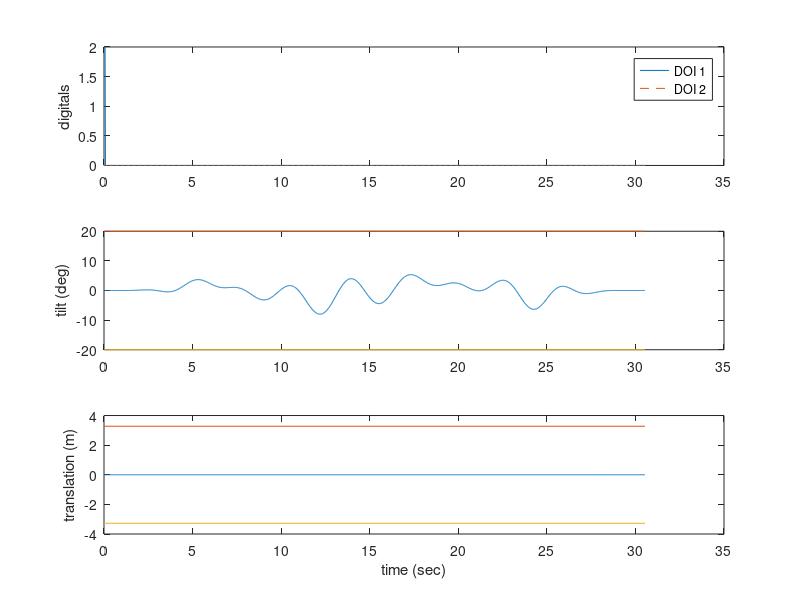
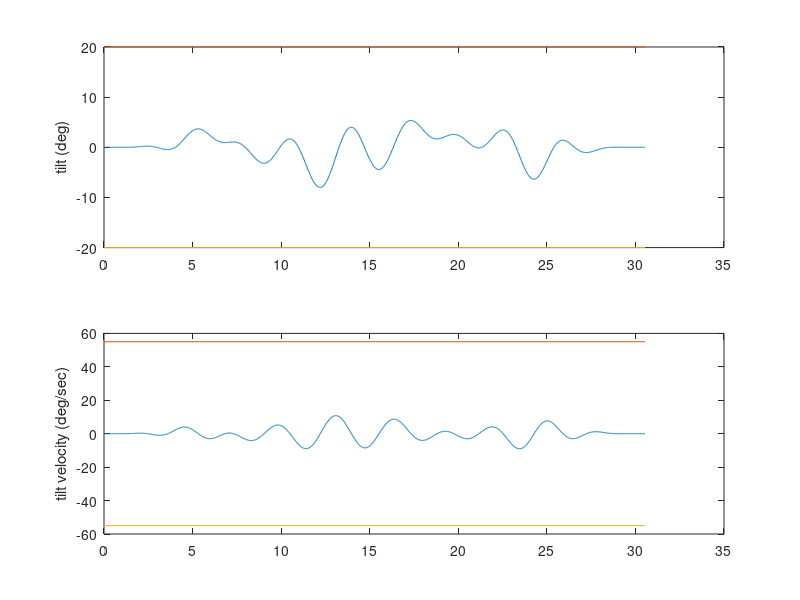
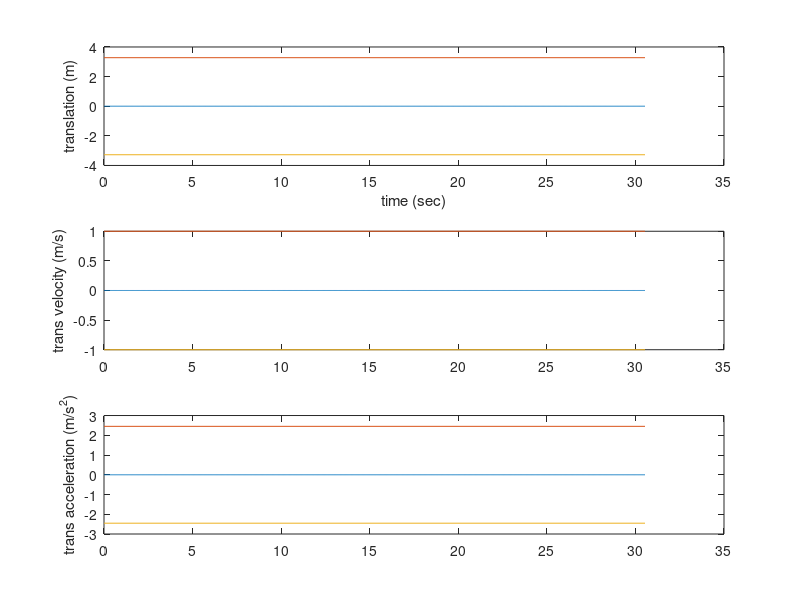

The MATLAB source for these figures, in order: (Note: this script raises an error after producing the figures.)
% TTSprofiles_lannaloop.m
% Build profiles for SOE1B Tilt Translation Sled
% Simple sin wave tilt

% UPDATED on 9/30/2022

% Sled translation (S) = 5080 DAcounts/inch, + = forward, rightward (opposite door)
% Tilt rotation (R) = 200 DAcounts/deg, + = forward, rightward (opposite door) <- CONFIRM?
% dio1 = eye calibration LEDs and timer, 32 bit unsigned integer (binary coded decimal)
%        bits 0 = start/stop of profiles that is recorded on video inserter
%        bit 5 (32) = restart timer
% dio2 = onboard/monitor lighting, 1=on,0=off
%-----------------------------------------------------------------------------------------
clc; clear all; close all;
code_path= pwd;

% default scale factors
Ssf = 5080/.0254;   % DAC counts/m, based upon there being 5080 counts per inch, and converting to meters. S is for Sled translation
Rsf = 200;       	% DAC counts/deg, based upon tehre being 200 counts per deg of tilt. R is for Rotation of tilt
sr=50;          	% sample rate 50 Hz

% maximum parameters:
% tilt = +/-20 degrees (could maybe squeeze out 21 without changing where the stops are)
% translation = +/- 10 ft 9 inches, or only +/-7ft 6 inches if avoiding the splice
% (for a little margin, will use +/- 7ft 3 inches)
tilt_max = 20;                      % deg
% trans_max = (7*12 + 3) * 0.0254;  % meters, avoiding splice
trans_max = (10*12 + 9) * 0.0254;   % meters, crossing splice
g = 9.81;                           % m/s^2
gain = -0.3; k = (gain/9.81)*(180/pi);

%%%%%%%%%%%%%%%%%%%%%%%%%%%%%%%%% EDIT HERE %%%%%%%%%%%%%%%%%%%%%%%%%%%%%%%
% Provide some time with zero motion at the beginnign and end, if desired
zpad=1;                         % sec at beginning runs padded with zeros
zpad_after = 1;                 % sec at the end of runs padded with zeros
cycles = 1;                     % number of cycles for the sine to run
freq = [0.07,0.25, 0.33  ];       % Hz 1:*[0.07,0.18, 0.31, 0.5], *[0.07,0.25, 0.33, .45 ], [0.07,0.17, 0.27, .47 ],[0.07,0.19, 0.26, .48 ], *[0.07,0.19, 0.36, .48 ];
ampl = [1 1 1 ];                % +/- deg 
amp_scale = 8;
phase_shift = [ 0, 0, 0];

s1 = 'SumOfSin5A.txt'; %s2 = num2str(freq(f)); s3= '_a'; s4 = num2str(ampl(a));
%s5 = '_vtilt_ttilt_on.txt';
%%%%%%%%%%%%%%%%%%%%%%%%%%%%%%%%%%%% EDIT HERE %%%%%%%%%%%%%%%%%%%%%%%%%%%%
filename = strcat(s1); %,s2,s3,s4,s5
%%%%%%%%%%%%%%%%%%%%%%%%%%%%%%%%%%%%%%%%%%%%%%%%%%%%%%%%%%%%%%%%%%%%%%%%%%%

%select where to save the TTS profile
[fname,fpath]=uiputfile(filename,'Select directory to save profiles to:');
cd(fpath)

%% TTS Tilt Profile
tramp = 1/freq(1)/2; % ensures its goes to full sine at a peak, so its smooth
tend = 2*tramp + cycles / freq(1);     % time required to do ramp up, # cycles, ramp down

% Sum of Sines
sinusoid = ampl' .* sin([1/sr:1/sr:tend].*freq'.*2*pi+phase_shift');
sinusoid = sinusoid';
L = length(sinusoid);

ramp_sine = zeros(L,length(ampl));
ramp = zeros(L,1);
for i = 1:L
    if i <= tramp*sr
        ramp(i) = 1/tramp * (i/sr - tramp/(2*pi) * sin(2*pi*i/sr/tramp)); % This is sigmoidal ramp, which is better since it avoids jumps
        ramp_sine(i,:) = ramp(i) * sinusoid(i,:);  % scale the profile by the ramp up
    elseif i > L - tramp*sr
        irampdown = (i-(L-tramp*sr));
        ramp(i) = 1 - 1/tramp * (irampdown/sr - tramp/(2*pi) * sin(2*pi*irampdown/sr/tramp)); % sigmoidal ramp down
        ramp_sine(i,:) = ramp(i) * sinusoid(i,:); % scale the profile by the ramp down
    else
        ramp_sine(i,:) = sinusoid(i,:); % in the middle, do no scaling of the profile
        ramp(i) = 1;
    end
end

ttsSin = sum(ramp_sine,2);

% add in the zero padding at the beginning and end of the profile
Rcom = [zeros(zpad*sr,1); ttsSin; zeros(zpad_after*sr,1)];
max_amp = max(abs(Rcom));
Rcom = Rcom*amp_scale/max_amp;

%% TTS Translation
Scom = zeros(length(Rcom), 1); %%No translation in these, edit to include translation
%%%%%%%%%%%%%%%%%%%%%%%%%%%%%%%%%%%%%%%%%%%%%%%%%%%%%%%%%%%%%%%%%%%%%%%%%%%
time = [0:length(Rcom)-1]' / sr;


%% Create linear acceleration, linear velocity, and angular velocity info
linvel = [0; diff(Scom)*sr];  % m/s, linear velocity through numerical differentiation
linaccel = [0; diff(linvel)*sr]; % m/s^2 linear acceleration through numerical differentiation

angvel = [0; diff(Rcom)*sr];   % deg/s, angular velocity through numerical differentiation

%% Digital Outputs (DOs) - can control lights, etc. depending upon the VI.
DO=zeros(length(Scom),2);
DO(1,1) = 2; DO(2,1) = 2; DO(3,1) = 2; DO(4,1) = 2; %make the first few rows of column 1 turn off lights for VR


%% Plot profile
figure;
subplot(3,1,1); plot(time, DO(:,1), time, DO(:,2), '--'); ylabel('digitals'); legend('DOI 1', 'DOI 2')
subplot(3,1,2); plot(time, Rcom, [0, max(time)], tilt_max*[1 1], [0, max(time)], -tilt_max*[1 1]); ylabel('tilt (deg)')
subplot(3,1,3); plot(time, Scom, [0, max(time)], trans_max*[1 1], [0, max(time)], -trans_max*[1 1]); xlabel('time (sec)'); ylabel('translation (m)');


if max(abs(Rcom)) > tilt_max
    error('Tilt profile exceeds the device limits');
end
if max(abs(Scom)) > trans_max
    error('Translation profile exceeds the device limits');
end

disp('Verify commanded motions are correct in plot. Press any key to proceed.')
pause;

figure;
angvel_max = 55;   % deg/s -- this is somethwat arbitrary, should put more thought into it! But Jordan did this in his Exp 1 SD profiles
subplot(2,1,1); plot(time, Rcom, [0, max(time)], tilt_max*[1 1], [0, max(time)], -tilt_max*[1 1]); ylabel('tilt (deg)')
subplot(2,1,2); plot(time, angvel, [0, max(time)], angvel_max*[1 1], [0, max(time)], -angvel_max*[1 1]); ylabel('tilt velocity (deg/sec)');
disp('Verify angular velocity inputs are correct in plot. Press any key to proceed.')
pause;
% cd(fpath)
% saveas(gcf, [ s1]); 
% cd(code_path)

figure;
linvel_max = 1;  % m/s -- this is somethwat arbitrary, should put more thought into it! But we do seem to get "shuddering" over 1 m/s
linaccel_max = 0.25*9.81; % m/s^2, corresponds to 0.25 g's
subplot(3,1,1); plot(time, Scom, [0, max(time)], trans_max*[1 1], [0, max(time)], -trans_max*[1 1]); xlabel('time (sec)'); ylabel('translation (m)');
subplot(3,1,2); plot(time, linvel, [0, max(time)], linvel_max*[1 1], [0, max(time)], -linvel_max*[1 1]); ylabel('trans velocity (m/s)');
subplot(3,1,3); plot(time, linaccel, [0, max(time)], linaccel_max*[1 1], [0, max(time)], -linaccel_max*[1 1]); ylabel('trans acceleration (m/s^2)');

disp('Verify linear velocity and acceleration inputs are correct in plot. Press any key to proceed. WILL SAVE FILE!')
pause;

% save binary output files
% 1: Digital output #1, used to turn VR or tablet on/off
% 2: Digital output #2, all zeros, turns physical lights on and off, 0s turns off
% 3: Tilt angle in counts where 200 counts = 1 deg
% 4: Translation position in counts where 5080 counts = 1 inch
% Have to round to the nearest integer of counts
Profile=round([DO(:,1), DO(:,2), Rcom*Rsf, Scom*Ssf]);

%% If you are making a profile with 8 columns, like for controlling the VR translation directly
Profile567 = [Profile, linaccel*Ssf, linvel*Ssf, angvel*Rsf]; % trans_counts/s^2, trans_counts/s, tilt_counts/s
Profile8 = Rcom; % translation position in meters to drive the VR scene
fid=fopen([fname],'wt');
for j=1:length(Profile)
    fprintf(fid,'%i\t %i\t %i\t %i\t %.8f\t %.8f\t %.8f\t %.8f\n',Profile567(j,1),Profile567(j,2),Profile567(j,3),Profile567(j,4),Profile567(j,5),Profile567(j,6),Profile567(j,7), Profile8(j,1));
end
fclose(fid);
cd(code_path);
